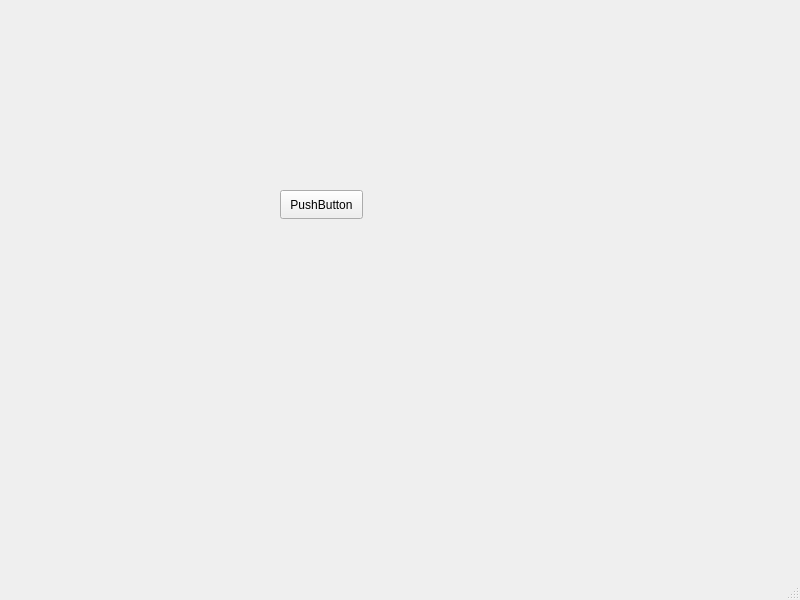
<?xml version="1.0" encoding="UTF-8"?>
<ui version="4.0">
 <class>MainWindow</class>
 <widget class="QMainWindow" name="MainWindow">
  <property name="geometry">
   <rect>
    <x>0</x>
    <y>0</y>
    <width>800</width>
    <height>600</height>
   </rect>
  </property>
  <property name="windowTitle">
   <string>MainWindow</string>
  </property>
  <widget class="QWidget" name="centralwidget">
   <widget class="QPushButton" name="pushButton">
    <property name="geometry">
     <rect>
      <x>280</x>
      <y>190</y>
      <width>83</width>
      <height>29</height>
     </rect>
    </property>
    <property name="text">
     <string>PushButton</string>
    </property>
   </widget>
  </widget>
  <widget class="QMenuBar" name="menubar">
   <property name="geometry">
    <rect>
     <x>0</x>
     <y>0</y>
     <width>800</width>
     <height>25</height>
    </rect>
   </property>
  </widget>
  <widget class="QStatusBar" name="statusbar"/>
 </widget>
 <resources/>
 <connections/>
</ui>
